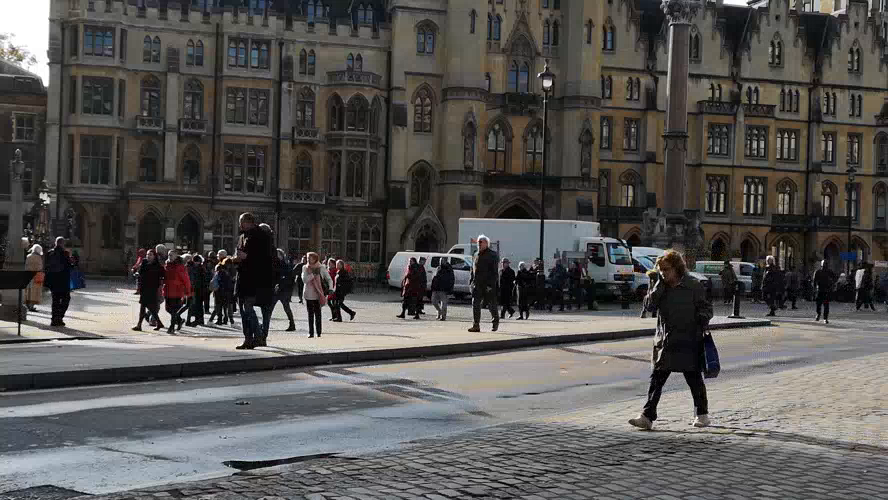
#> input picture frame 24 of Python/0804/test.mp4, 888 x 500 px, given in place of blooms-113004.mp4, which was not available
$ python video_02.py
#> lines starting #> are read from the running program, lines starting #| are printed output that depends on the picture
import cv2

# 비디오 파일 읽기
cap = cv2.VideoCapture('./data/blooms-113004.mp4')

# 비디오 정보 가져오기
width = cap.get(cv2.CAP_PROP_FRAME_WIDTH)
height = cap.get(cv2.CAP_PROP_FRAME_HEIGHT)
fps = cap.get(cv2.CAP_PROP_FPS)
frame_count = cap.get(cv2.CAP_PROP_FRAME_COUNT)

# 비디오 정보 출력
print(width, height, fps, frame_count)

# 동영상 파일 읽기 예시
if cap.isOpened() : # 캡처 객체 초기화 확인
    print("캡처 객체 초기화 확인")
    while True :
        ret, frame = cap.read() # 다음 프레임 읽기
#> frame is the input picture: shape (500, 888, 3); mean B, G, R 82, 83.7, 85.5
        # ret -> 프레임 읽기가 성공했는지를 나타내는 bool 값
        # frame -> 이미지 numpy 배열 형태 -> 픽셀 정보
        if not ret : # 프레임 읽기 실패시 루프 종료
            break
        if ret :
            # 프레임 크기 조정 -> 영상 크기 수정
            frame = cv2.resize(frame, (640, 480))
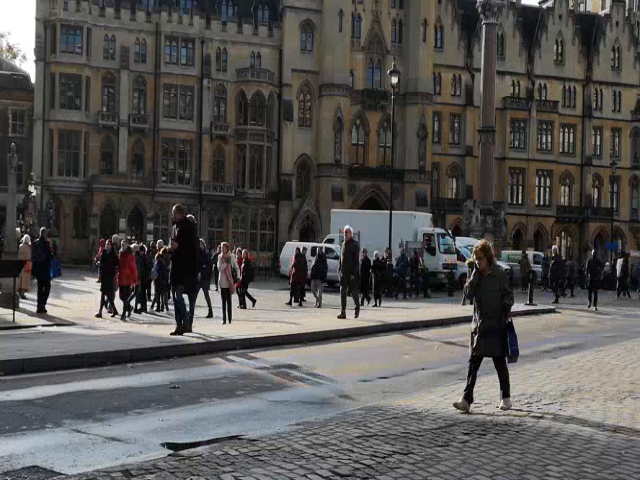
#> frame: shape (480, 640, 3); mean B, G, R 81.9, 83.6, 85.4
            # print(frame.shape) # (480, 640, 3)
            cv2.imshow("video test", frame) # 화면 표시

            # q 버튼을 누르면 종료
            if cv2.waitKey(25) & 0xFF == ord("q") :
#> (key q is pressed here)
                exit()
#> (the program exits here)

$ run again, starting later in the video
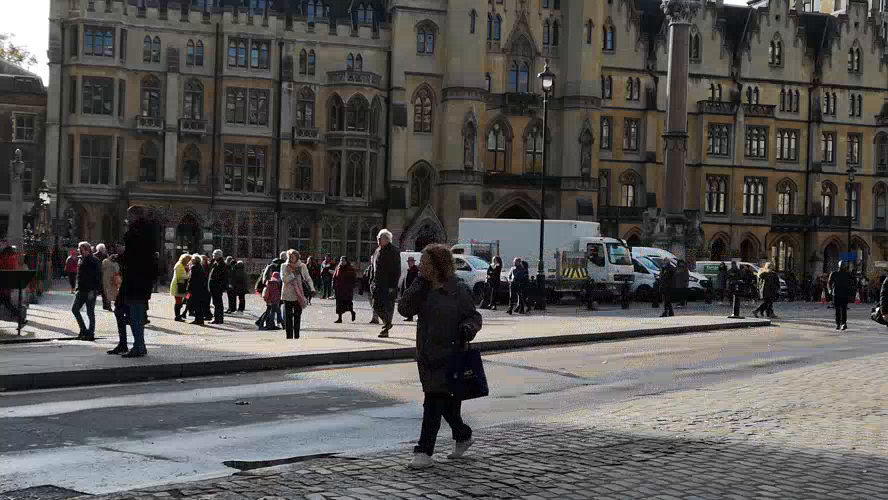
#> input picture frame 108 of Python/0804/test.mp4, 888 x 500 px, given in place of blooms-113004.mp4, which was not available
#> frame is the input picture: shape (500, 888, 3); mean B, G, R 81.4, 83, 85
#> `frame = cv2.resize(frame, (640, 480))`:
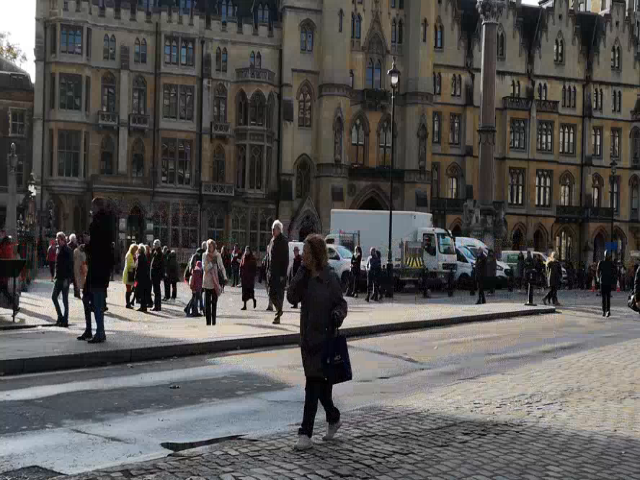
#> frame: shape (480, 640, 3); mean B, G, R 81.3, 82.9, 84.9

$ run again, starting later in the video
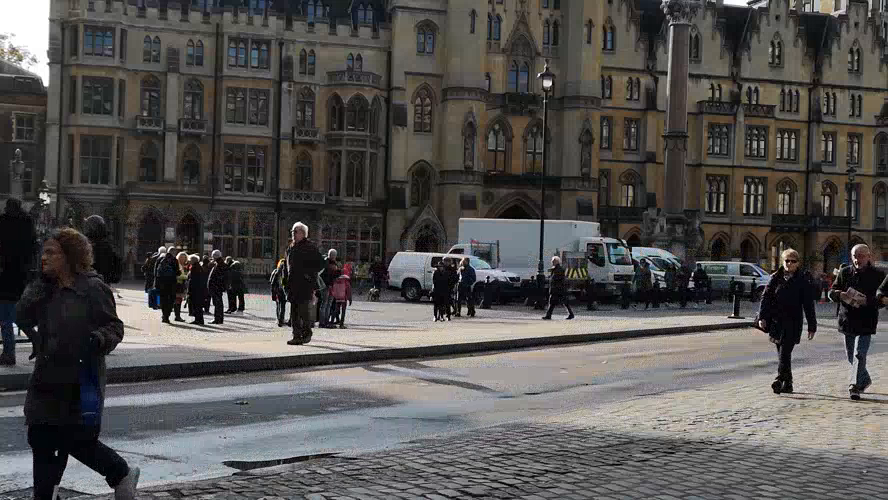
#> input picture frame 193 of Python/0804/test.mp4, 888 x 500 px, given in place of blooms-113004.mp4, which was not available
#> frame is the input picture: shape (500, 888, 3); mean B, G, R 79.6, 81, 83.1
#> `frame = cv2.resize(frame, (640, 480))`:
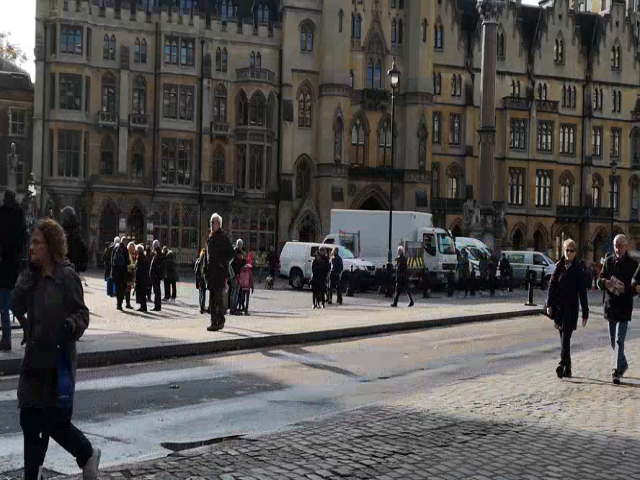
#> frame: shape (480, 640, 3); mean B, G, R 79.5, 80.9, 83
